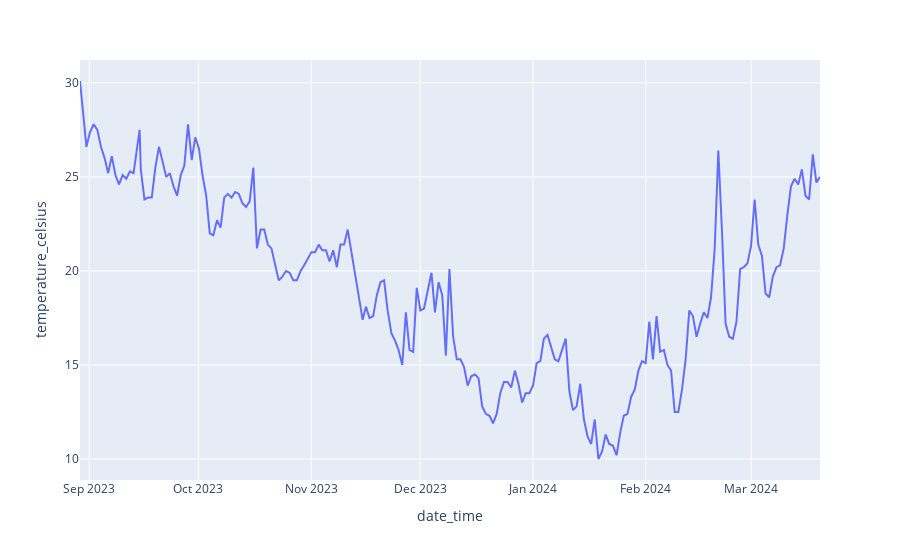

The code cell stored with this chart in its notebook:
### Code cell
import plotly.express as px
fig = px.line(City, x='date_time', y='temperature_celsius')
fig.show()

### Figure 1 — Plotly figure (JSON) as saved in the notebook; plotly's stock layout.template omitted (floating-point values rounded to 4 significant figures; data arrays with more than 128 entries replaced by an {"elided": "..."} marker saying what was removed)
{"data": [{"hovertemplate": "date_time=%{x}<br>temperature_celsius=%{y}<extra></extra>", "legendgroup": "", "line": {"color": "#636efa", "dash": "solid"}, "marker": {"symbol": "circle"}, "mode": "lines", "name": "", "orientation": "v", "showlegend": false, "type": "scatter", "x": {"elided": "200 str values"}, "xaxis": "x", "y": {"elided": "200 float values"}, "yaxis": "y"}], "layout": {"legend": {"tracegroupgap": 0}, "margin": {"t": 60}, "xaxis": {"anchor": "y", "domain": [0, 1], "title": {"text": "date_time"}}, "yaxis": {"anchor": "x", "domain": [0, 1], "title": {"text": "temperature_celsius"}}}}
